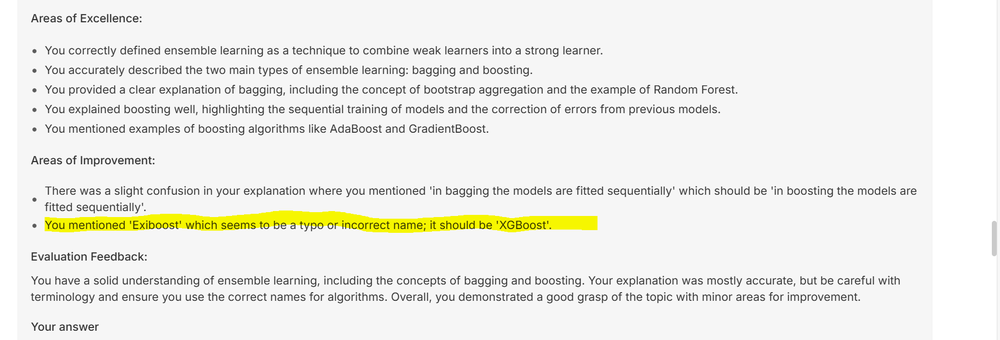
#> input picture Text Image.png, 1000 x 340 px, shrunk from 1836 x 625 before the run
$ jupyter execute --allow-errors Loading_text.ipynb
#> lines starting #> are read from the running program, lines starting #| are printed output that depends on the picture; after the words box and inside, x2 and y2 are one past the last pixel; in counts of white or black regions, pixels touching at a corner belong together
# Extracting text from diffferent file sources
* Image
* PDF
* DOCX

[cell 1]
import pytesseract
import cv2
import matplotlib.pyplot as plt
from PIL import Image

[cell 2]
# Lets load and process the image
image=cv2.imread('Text Image.png')
#> image is the input picture: shape (340, 1000, 3); mean B, G, R 233.2, 238.3, 238.3
image=cv2.cvtColor(image,cv2.COLOR_BGR2RGB) # To convert bgr to rgb
image_grey=cv2.cvtColor(image,cv2.COLOR_BGR2GRAY) # to convert bgr to grey
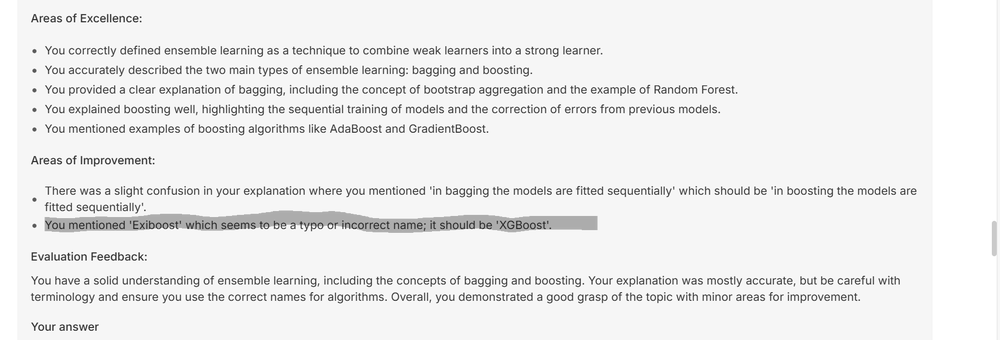
#> image_grey: shape (340, 1000); min 24, max 255, mean 236.8
_,image_bw=cv2.threshold(image_grey,150,255,cv2.THRESH_BINARY) # To convert grey to black and white
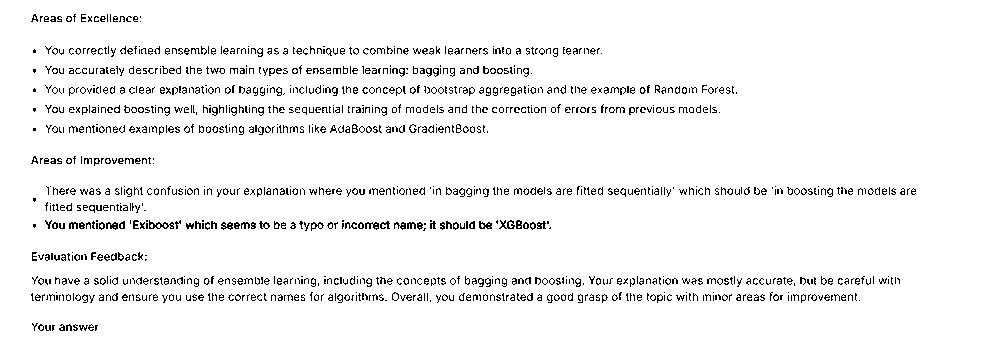
#> image_bw: shape (340, 1000); 95.1% white; black in thin lines or dots, all inside (x1, y1, x2, y2) = (31, 14, 916, 331)

[cell 3]
image

[cell 4]
plt.imshow(image)

[cell 5]
plt.imshow(image_grey)

cv2.imshow('Grey Image',image_grey)
cv2.waitKey(0)
cv2.destroyAllWindows()

[cell 6]
plt.imshow(image_bw)

[cell 7]
pytesseract.pytesseract.tesseract_cmd=r'C:\Program Files\Tesseract-OCR\tesseract.exe'

[cell 8]
print(pytesseract.image_to_string(image_bw))
#> (this line was passed over: pytesseract is not available in this run)

$ run again, with MoM.png copied over Text Image.png
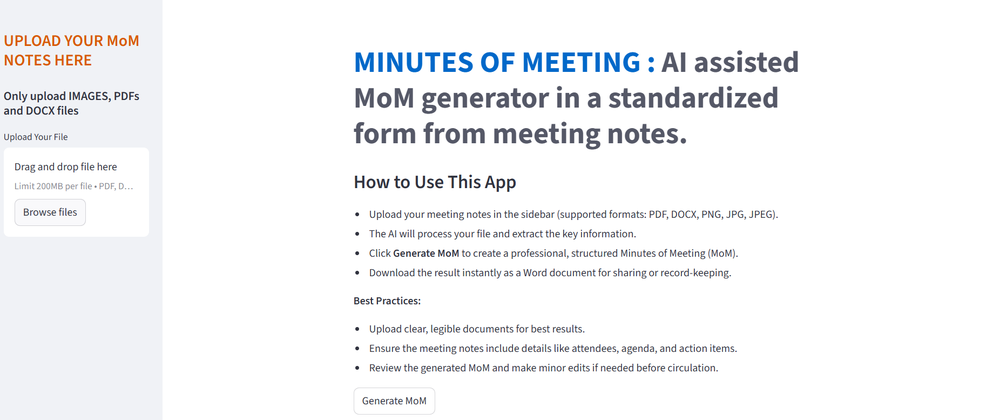
#> input picture MoM.png, 1000 x 420 px, shrunk from 1852 x 777 before the run
#> image is the input picture: shape (420, 1000, 3); mean B, G, R 246.7, 245.3, 244.5
#> `_,image_bw=cv2.threshold(image_grey,150,255,cv2.THRESH_BINARY)`:
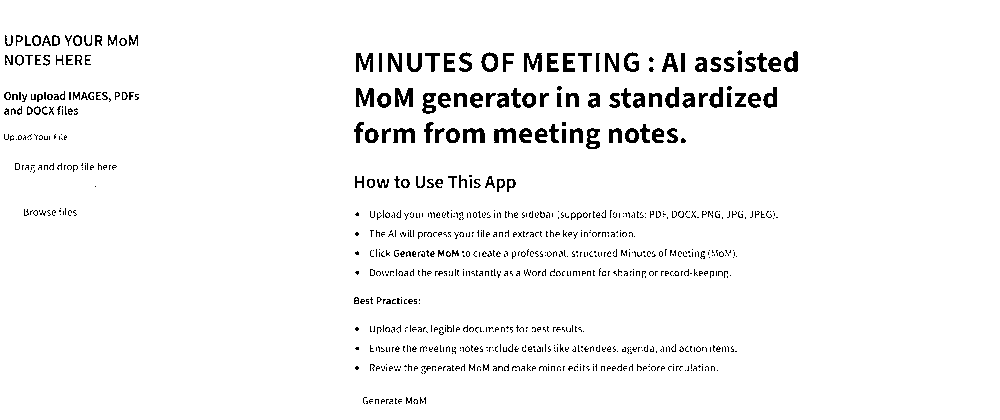
#> image_bw: shape (420, 1000); 96% white; 866 black regions (729 under 20 px), largest, box (x1, y1, x2, y2) and area: (395, 88, 413, 107) 230, (356, 88, 374, 107) 220, (463, 128, 485, 143) 210
